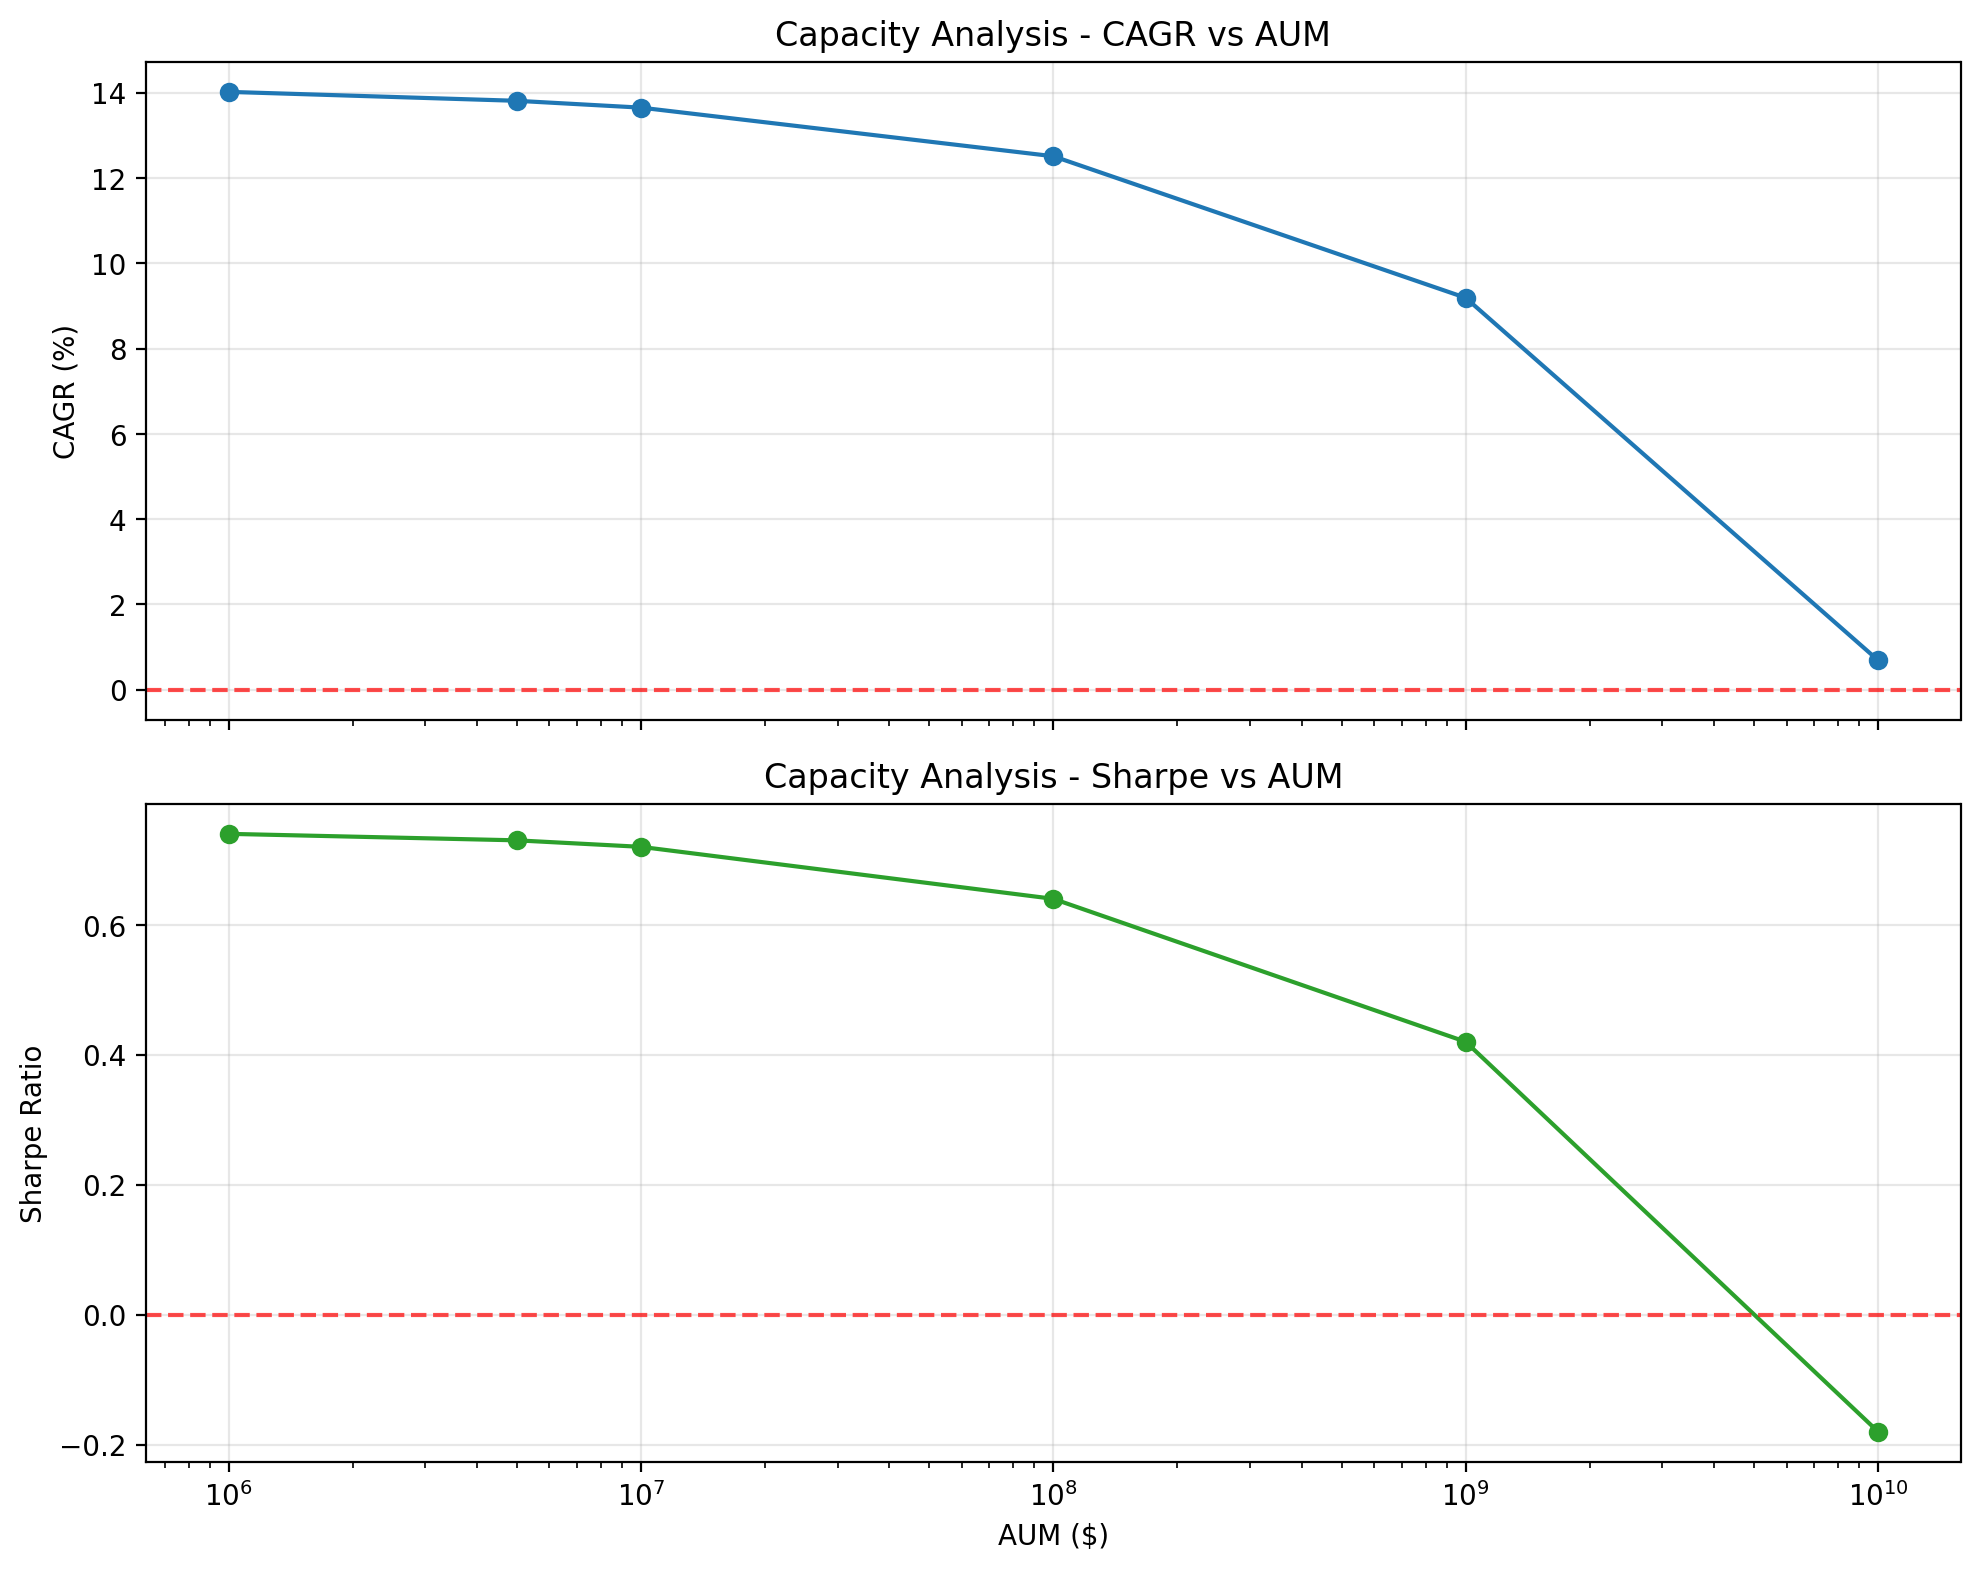

Source code (Python):
import os
import pandas as pd
import matplotlib
matplotlib.use("Agg")
import matplotlib.pyplot as plt

from vecm_main_intraday import (
    generate_weight_trajectory,
    PREFERRED_ASSETS,
    PERIODS_PER_YEAR,
    MAKER_TAKER_FEE,
)
from backtest_intraday import PortfolioBacktester

IMPACT_GAMMA = 0.10

AUM_GRID = [
    1_000_000, 2_000_000, 5_000_000,
    10_000_000, 25_000_000, 50_000_000,
    100_000_000, 250_000_000, 500_000_000,
    1_000_000_000, 2_500_000_000, 5_000_000_000,
    10_000_000_000,
]


def run_capacity_sweep(prices_df, adv_df, assets, aum_grid):
    trajectory = list(generate_weight_trajectory(prices_df, adv_df, assets))

    rows = []
    for aum in aum_grid:
        backtester = PortfolioBacktester(
            initial_capital=aum,
            gamma=IMPACT_GAMMA,
            maker_taker_fee=MAKER_TAKER_FEE,
            periods_per_year=PERIODS_PER_YEAR,
        )
        for record in trajectory:
            backtester.process_day(
                record["date"], record["w_prev"], record["w_new"],
                record["prices_prev"], record["prices_new"],
                record["adv"], record["vols"],
                record["z_score"], record["rank"], record["borrow"],
            )
        metrics = backtester.compute_metrics()
        cagr_pct = float(str(metrics.get("cagr", "0%")).rstrip("%"))
        max_dd_pct = float(str(metrics.get("max_dd", "0%")).rstrip("%"))
        rows.append({
            "aum": aum,
            "cagr_pct": cagr_pct,
            "sharpe": metrics.get("sharpe", 0.0),
            "max_dd_pct": max_dd_pct,
            "total_fees": metrics.get("total_fees", 0.0),
            "avg_turnover": metrics.get("avg_turnover", 0.0),
        })

    return pd.DataFrame(rows)


def find_capacity_ceiling(df):
    below_zero = df[df["cagr_pct"] <= 0.0]
    if below_zero.empty:
        return None
    return float(below_zero.iloc[0]["aum"])


def plot_capacity_curve(df, save_path):
    fig, (ax1, ax2) = plt.subplots(2, 1, figsize=(10, 8), sharex=True)

    ax1.plot(df["aum"], df["cagr_pct"], marker="o", color="#1f77b4")
    ax1.axhline(y=0, color="red", linestyle="--", alpha=0.7)
    ax1.set_xscale("log")
    ax1.set_ylabel("CAGR (%)")
    ax1.set_title("Capacity Analysis - CAGR vs AUM")
    ax1.grid(True, alpha=0.3)

    ax2.plot(df["aum"], df["sharpe"], marker="o", color="#2ca02c")
    ax2.axhline(y=0, color="red", linestyle="--", alpha=0.7)
    ax2.set_xscale("log")
    ax2.set_xlabel("AUM ($)")
    ax2.set_ylabel("Sharpe Ratio")
    ax2.set_title("Capacity Analysis - Sharpe vs AUM")
    ax2.grid(True, alpha=0.3)

    plt.tight_layout()
    plt.savefig(save_path, dpi=200, bbox_inches="tight")
    plt.close(fig)


def main():
    script_dir = os.path.dirname(os.path.abspath(__file__))
    prices_path = os.path.join(script_dir, "sample_prices_intraday.csv")
    adv_path = os.path.join(script_dir, "sample_dollar_adv_intraday.csv")

    prices_df = pd.read_csv(prices_path, index_col="Date", parse_dates=True)
    adv_df = pd.read_csv(adv_path, index_col="Date", parse_dates=True)

    assets = [a for a in PREFERRED_ASSETS if a in prices_df.columns]
    if len(assets) < 2:
        raise ValueError("Need at least two available assets.")

    print(f"Assets: {assets}")
    print(f"Running capacity sweep across {len(AUM_GRID)} AUM levels...")

    df = run_capacity_sweep(prices_df, adv_df, assets, AUM_GRID)

    out_csv = os.path.join(script_dir, "capacity_analysis_intraday.csv")
    df.to_csv(out_csv, index=False)
    print(f"Saved {out_csv}")

    ceiling = find_capacity_ceiling(df)
    if ceiling is not None:
        print(f"Capacity ceiling (CAGR crosses zero): ${ceiling:,.0f}")
    else:
        print("CAGR stays positive across the full AUM grid tested.")

    out_png = os.path.join(script_dir, "capacity_analysis_intraday.png")
    plot_capacity_curve(df, out_png)
    print(f"Saved {out_png}")

    print("\n=== Capacity Sweep ===")
    for _, row in df.iterrows():
        print(f"  AUM ${row['aum']:>15,.0f} | CAGR {row['cagr_pct']:>7.2f}% | "
              f"Sharpe {row['sharpe']:>6.2f} | MaxDD {row['max_dd_pct']:>6.2f}% | "
              f"Fees ${row['total_fees']:>12,.2f}")


if __name__ == "__main__":
    main()
